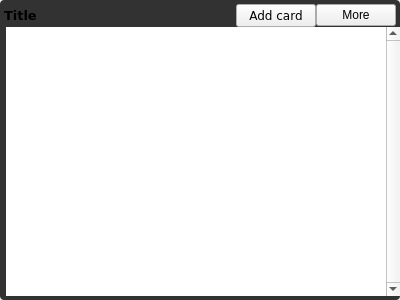
<?xml version="1.0" encoding="UTF-8"?>
<ui version="4.0">
 <class>WidgetNotes</class>
 <widget class="QWidget" name="WidgetNotes">
  <property name="geometry">
   <rect>
    <x>0</x>
    <y>0</y>
    <width>400</width>
    <height>300</height>
   </rect>
  </property>
  <property name="windowTitle">
   <string>Form</string>
  </property>
  <property name="styleSheet">
   <string notr="true">QWidget#wdtMain
{
    background-color: #323232;
	border-radius : 4px;
}

QWidget#wdtTable,
QWidget#wdtTitlebar
{
 background-color: #323232;
}</string>
  </property>
  <layout class="QVBoxLayout" name="verticalLayout">
   <property name="spacing">
    <number>0</number>
   </property>
   <property name="leftMargin">
    <number>0</number>
   </property>
   <property name="topMargin">
    <number>0</number>
   </property>
   <property name="rightMargin">
    <number>0</number>
   </property>
   <property name="bottomMargin">
    <number>0</number>
   </property>
   <item>
    <widget class="QWidget" name="wdtMain" native="true">
     <layout class="QVBoxLayout" name="verticalLayout_3">
      <property name="spacing">
       <number>0</number>
      </property>
      <property name="leftMargin">
       <number>0</number>
      </property>
      <property name="topMargin">
       <number>4</number>
      </property>
      <property name="rightMargin">
       <number>0</number>
      </property>
      <property name="bottomMargin">
       <number>4</number>
      </property>
      <item>
       <widget class="QWidget" name="wdtTitlebar" native="true">
        <property name="styleSheet">
         <string notr="true"/>
        </property>
        <layout class="QHBoxLayout" name="horizontalLayout">
         <property name="spacing">
          <number>0</number>
         </property>
         <property name="leftMargin">
          <number>4</number>
         </property>
         <property name="topMargin">
          <number>0</number>
         </property>
         <property name="rightMargin">
          <number>4</number>
         </property>
         <property name="bottomMargin">
          <number>0</number>
         </property>
         <item>
          <widget class="QLabel" name="lblTitle">
           <property name="font">
            <font>
             <family>Verdana</family>
             <pointsize>10</pointsize>
             <weight>75</weight>
             <bold>true</bold>
            </font>
           </property>
           <property name="text">
            <string notr="true">Title</string>
           </property>
          </widget>
         </item>
         <item>
          <spacer name="horizontalSpacer">
           <property name="orientation">
            <enum>Qt::Horizontal</enum>
           </property>
           <property name="sizeHint" stdset="0">
            <size>
             <width>0</width>
             <height>20</height>
            </size>
           </property>
          </spacer>
         </item>
         <item>
          <widget class="QPushButton" name="btnAddNote">
           <property name="font">
            <font>
             <family>Verdana</family>
            </font>
           </property>
           <property name="text">
            <string>Add card</string>
           </property>
           <property name="icon">
            <iconset resource="../../resources.qrc">
             <normaloff>:/icons/resources/icons/add.png</normaloff>:/icons/resources/icons/add.png</iconset>
           </property>
          </widget>
         </item>
         <item>
          <widget class="QPushButton" name="btnColumnOptions">
           <property name="text">
            <string notr="true">More</string>
           </property>
          </widget>
         </item>
        </layout>
       </widget>
      </item>
      <item>
       <widget class="QWidget" name="wdtTable" native="true">
        <property name="styleSheet">
         <string notr="true"/>
        </property>
        <layout class="QVBoxLayout" name="verticalLayout_2">
         <property name="spacing">
          <number>0</number>
         </property>
         <property name="leftMargin">
          <number>6</number>
         </property>
         <property name="topMargin">
          <number>0</number>
         </property>
         <property name="rightMargin">
          <number>0</number>
         </property>
         <property name="bottomMargin">
          <number>0</number>
         </property>
         <item>
          <widget class="NotesTableWidget" name="twdNotes">
           <property name="contextMenuPolicy">
            <enum>Qt::CustomContextMenu</enum>
           </property>
           <property name="acceptDrops">
            <bool>true</bool>
           </property>
           <property name="frameShape">
            <enum>QFrame::NoFrame</enum>
           </property>
           <property name="verticalScrollBarPolicy">
            <enum>Qt::ScrollBarAlwaysOn</enum>
           </property>
           <property name="horizontalScrollBarPolicy">
            <enum>Qt::ScrollBarAlwaysOff</enum>
           </property>
           <property name="dragDropMode">
            <enum>QAbstractItemView::DragDrop</enum>
           </property>
           <property name="selectionMode">
            <enum>QAbstractItemView::SingleSelection</enum>
           </property>
           <property name="verticalScrollMode">
            <enum>QAbstractItemView::ScrollPerPixel</enum>
           </property>
           <property name="horizontalScrollMode">
            <enum>QAbstractItemView::ScrollPerPixel</enum>
           </property>
           <attribute name="horizontalHeaderVisible">
            <bool>false</bool>
           </attribute>
           <attribute name="horizontalHeaderMinimumSectionSize">
            <number>27</number>
           </attribute>
           <attribute name="horizontalHeaderDefaultSectionSize">
            <number>30</number>
           </attribute>
           <attribute name="horizontalHeaderHighlightSections">
            <bool>true</bool>
           </attribute>
           <attribute name="horizontalHeaderStretchLastSection">
            <bool>true</bool>
           </attribute>
           <attribute name="verticalHeaderVisible">
            <bool>false</bool>
           </attribute>
           <attribute name="verticalHeaderDefaultSectionSize">
            <number>125</number>
           </attribute>
           <attribute name="verticalHeaderHighlightSections">
            <bool>true</bool>
           </attribute>
           <attribute name="verticalHeaderStretchLastSection">
            <bool>false</bool>
           </attribute>
           <column>
            <property name="text">
             <string>Notes</string>
            </property>
           </column>
          </widget>
         </item>
        </layout>
       </widget>
      </item>
     </layout>
    </widget>
   </item>
  </layout>
  <action name="actionEditCard">
   <property name="text">
    <string>Edit card</string>
   </property>
  </action>
  <action name="actionDeleteCard">
   <property name="text">
    <string>Delete card</string>
   </property>
  </action>
  <action name="actionRenameColumn">
   <property name="text">
    <string>Rename column</string>
   </property>
  </action>
  <action name="actionDeleteColumn">
   <property name="text">
    <string>Delete column</string>
   </property>
  </action>
 </widget>
 <customwidgets>
  <customwidget>
   <class>NotesTableWidget</class>
   <extends>QTableWidget</extends>
   <header>gui/widgets/notestablewidget.h</header>
  </customwidget>
 </customwidgets>
 <resources>
  <include location="../../resources.qrc"/>
 </resources>
 <connections/>
</ui>
